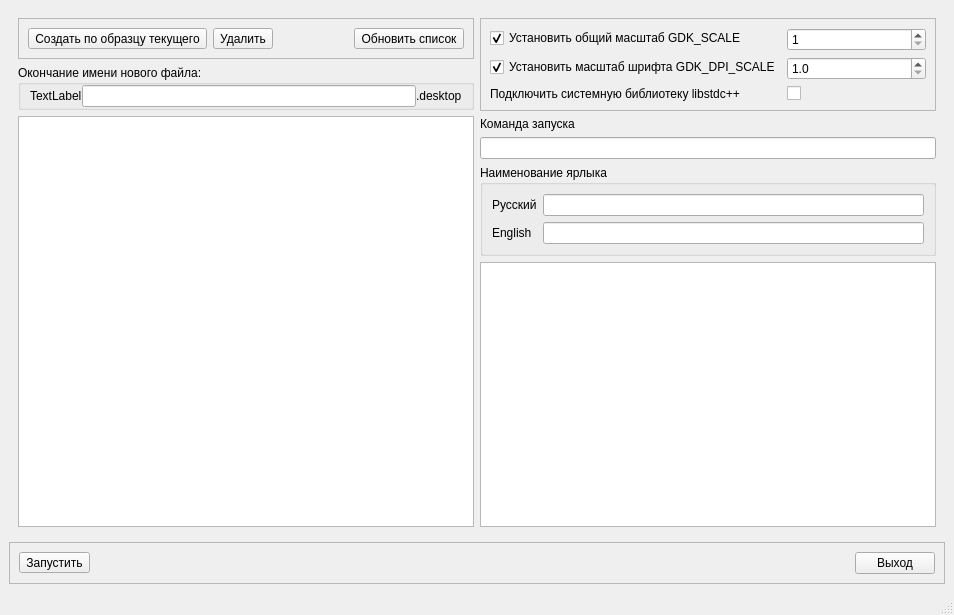
<?xml version="1.0" encoding="UTF-8"?>
<ui version="4.0">
 <class>MainWindow</class>
 <widget class="QMainWindow" name="MainWindow">
  <property name="geometry">
   <rect>
    <x>0</x>
    <y>0</y>
    <width>954</width>
    <height>615</height>
   </rect>
  </property>
  <property name="windowTitle">
   <string>tun1C </string>
  </property>
  <widget class="QWidget" name="centralwidget">
   <layout class="QVBoxLayout" name="verticalLayout_4">
    <item>
     <widget class="QWidget" name="widget_4" native="true">
      <layout class="QHBoxLayout" name="horizontalLayout_2">
       <item>
        <widget class="QWidget" name="widget_3" native="true">
         <layout class="QVBoxLayout" name="verticalLayout_3">
          <property name="leftMargin">
           <number>0</number>
          </property>
          <property name="topMargin">
           <number>0</number>
          </property>
          <property name="rightMargin">
           <number>0</number>
          </property>
          <property name="bottomMargin">
           <number>0</number>
          </property>
          <item>
           <widget class="QFrame" name="frame">
            <property name="frameShape">
             <enum>QFrame::StyledPanel</enum>
            </property>
            <property name="frameShadow">
             <enum>QFrame::Raised</enum>
            </property>
            <layout class="QHBoxLayout" name="horizontalLayout">
             <item>
              <widget class="QToolButton" name="create_new_file_btn">
               <property name="text">
                <string>Создать по образцу текущего</string>
               </property>
               <property name="autoRaise">
                <bool>false</bool>
               </property>
              </widget>
             </item>
             <item>
              <widget class="QToolButton" name="remove_file_btn">
               <property name="text">
                <string>Удалить</string>
               </property>
              </widget>
             </item>
             <item>
              <spacer name="horizontalSpacer">
               <property name="orientation">
                <enum>Qt::Horizontal</enum>
               </property>
               <property name="sizeHint" stdset="0">
                <size>
                 <width>40</width>
                 <height>20</height>
                </size>
               </property>
              </spacer>
             </item>
             <item>
              <widget class="QToolButton" name="update_list_btn">
               <property name="text">
                <string>Обновить список</string>
               </property>
              </widget>
             </item>
            </layout>
           </widget>
          </item>
          <item>
           <widget class="QGroupBox" name="createNewBox">
            <property name="title">
             <string>Окончание имени нового файла:</string>
            </property>
            <property name="flat">
             <bool>true</bool>
            </property>
            <layout class="QHBoxLayout" name="horizontalLayout_3">
             <property name="spacing">
              <number>0</number>
             </property>
             <property name="sizeConstraint">
              <enum>QLayout::SetMinimumSize</enum>
             </property>
             <property name="topMargin">
              <number>0</number>
             </property>
             <property name="bottomMargin">
              <number>0</number>
             </property>
             <item>
              <widget class="QLabel" name="filename_prefix">
               <property name="text">
                <string>TextLabel</string>
               </property>
              </widget>
             </item>
             <item>
              <widget class="QLineEdit" name="filename">
               <property name="frame">
                <bool>true</bool>
               </property>
              </widget>
             </item>
             <item>
              <widget class="QLabel" name="label_5">
               <property name="text">
                <string>.desktop</string>
               </property>
              </widget>
             </item>
            </layout>
           </widget>
          </item>
          <item>
           <widget class="QListView" name="files">
            <property name="alternatingRowColors">
             <bool>false</bool>
            </property>
            <property name="selectionRectVisible">
             <bool>true</bool>
            </property>
           </widget>
          </item>
         </layout>
        </widget>
       </item>
       <item>
        <widget class="QWidget" name="all_valuesFrame" native="true">
         <layout class="QGridLayout" name="gridLayout">
          <property name="leftMargin">
           <number>0</number>
          </property>
          <property name="topMargin">
           <number>0</number>
          </property>
          <property name="rightMargin">
           <number>0</number>
          </property>
          <property name="bottomMargin">
           <number>0</number>
          </property>
          <item row="0" column="0">
           <widget class="QFrame" name="valuesFrame">
            <property name="autoFillBackground">
             <bool>false</bool>
            </property>
            <property name="frameShape">
             <enum>QFrame::StyledPanel</enum>
            </property>
            <property name="lineWidth">
             <number>1</number>
            </property>
            <layout class="QFormLayout" name="formLayout_2">
             <property name="fieldGrowthPolicy">
              <enum>QFormLayout::AllNonFixedFieldsGrow</enum>
             </property>
             <property name="labelAlignment">
              <set>Qt::AlignJustify|Qt::AlignVCenter</set>
             </property>
             <property name="formAlignment">
              <set>Qt::AlignLeading|Qt::AlignLeft|Qt::AlignVCenter</set>
             </property>
             <item row="0" column="0">
              <widget class="QCheckBox" name="set_scale">
               <property name="text">
                <string>Установить общий масштаб GDK_SCALE</string>
               </property>
               <property name="checked">
                <bool>true</bool>
               </property>
               <property name="index" stdset="0">
                <UInt>1</UInt>
               </property>
              </widget>
             </item>
             <item row="0" column="1">
              <widget class="QSpinBox" name="scale">
               <property name="minimum">
                <number>1</number>
               </property>
              </widget>
             </item>
             <item row="1" column="0">
              <widget class="QCheckBox" name="set_dpi_scale">
               <property name="text">
                <string>Установить масштаб шрифта GDK_DPI_SCALE</string>
               </property>
               <property name="checked">
                <bool>true</bool>
               </property>
               <property name="tristate">
                <bool>false</bool>
               </property>
              </widget>
             </item>
             <item row="1" column="1">
              <widget class="QDoubleSpinBox" name="dpi_scale">
               <property name="decimals">
                <number>1</number>
               </property>
               <property name="minimum">
                <double>1.000000000000000</double>
               </property>
               <property name="singleStep">
                <double>0.100000000000000</double>
               </property>
              </widget>
             </item>
             <item row="2" column="0">
              <widget class="QLabel" name="Label">
               <property name="text">
                <string>Подключить системную библиотеку libstdc++</string>
               </property>
              </widget>
             </item>
             <item row="2" column="1">
              <widget class="QCheckBox" name="preload_libstdc"/>
             </item>
            </layout>
           </widget>
          </item>
          <item row="1" column="0">
           <widget class="QLabel" name="label_3">
            <property name="text">
             <string>Команда запуска</string>
            </property>
            <property name="buddy">
             <cstring>command</cstring>
            </property>
           </widget>
          </item>
          <item row="2" column="0">
           <widget class="QLineEdit" name="command">
            <property name="sizePolicy">
             <sizepolicy hsizetype="Preferred" vsizetype="Fixed">
              <horstretch>0</horstretch>
              <verstretch>0</verstretch>
             </sizepolicy>
            </property>
            <property name="frame">
             <bool>true</bool>
            </property>
           </widget>
          </item>
          <item row="3" column="0">
           <widget class="QGroupBox" name="names_group">
            <property name="title">
             <string>Наименование ярлыка</string>
            </property>
            <property name="flat">
             <bool>true</bool>
            </property>
            <property name="checked">
             <bool>false</bool>
            </property>
            <layout class="QFormLayout" name="formLayout">
             <item row="0" column="0">
              <widget class="QLabel" name="label">
               <property name="text">
                <string>Русский</string>
               </property>
              </widget>
             </item>
             <item row="0" column="1">
              <widget class="QLineEdit" name="name_ru"/>
             </item>
             <item row="1" column="0">
              <widget class="QLabel" name="label_2">
               <property name="text">
                <string>English</string>
               </property>
              </widget>
             </item>
             <item row="1" column="1">
              <widget class="QLineEdit" name="name_en"/>
             </item>
            </layout>
           </widget>
          </item>
          <item row="4" column="0">
           <widget class="QPlainTextEdit" name="content">
            <property name="lineWrapMode">
             <enum>QPlainTextEdit::NoWrap</enum>
            </property>
            <property name="tabStopDistance">
             <double>79.000000000000000</double>
            </property>
            <property name="backgroundVisible">
             <bool>false</bool>
            </property>
           </widget>
          </item>
         </layout>
        </widget>
       </item>
      </layout>
     </widget>
    </item>
    <item>
     <widget class="QFrame" name="frame_2">
      <property name="frameShape">
       <enum>QFrame::StyledPanel</enum>
      </property>
      <property name="frameShadow">
       <enum>QFrame::Raised</enum>
      </property>
      <layout class="QHBoxLayout" name="horizontalLayout_6">
       <item>
        <widget class="QToolButton" name="execute_btn">
         <property name="text">
          <string>Запустить</string>
         </property>
        </widget>
       </item>
       <item>
        <spacer name="horizontalSpacer_2">
         <property name="orientation">
          <enum>Qt::Horizontal</enum>
         </property>
         <property name="sizeHint" stdset="0">
          <size>
           <width>40</width>
           <height>20</height>
          </size>
         </property>
        </spacer>
       </item>
       <item>
        <widget class="QPushButton" name="exit_btn">
         <property name="text">
          <string>Выход</string>
         </property>
        </widget>
       </item>
      </layout>
     </widget>
    </item>
   </layout>
  </widget>
  <widget class="QStatusBar" name="statusbar"/>
 </widget>
 <resources/>
 <connections/>
 <slots>
  <signal>current_file_change(object)</signal>
  <slot>slot1()</slot>
 </slots>
</ui>
